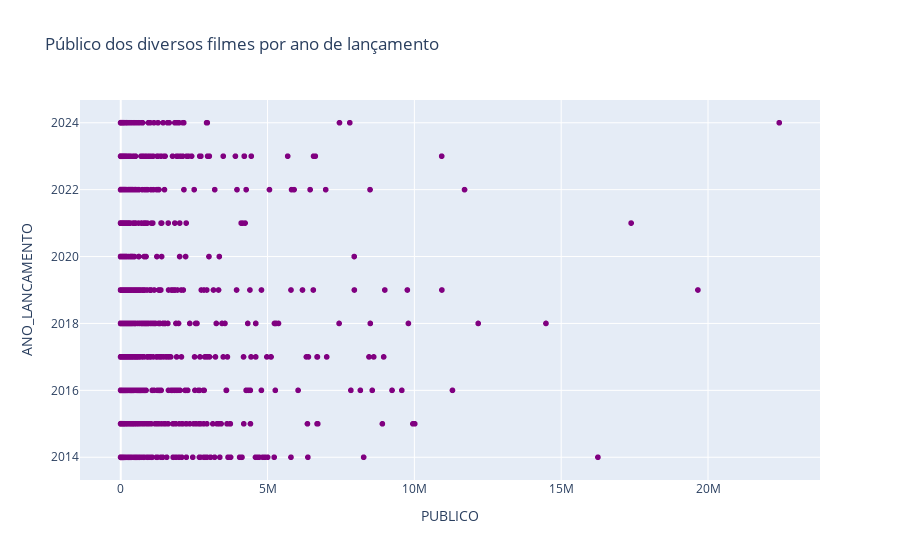

The code cell stored with this chart in its notebook:
### Markdown cell above
Mas quais são esses outliers? Vamos criar um gráfico interativo

### Code cell
df_interativo_pd = df.to_df()

fig = px.scatter(
    df_interativo_pd,
    x='PUBLICO',
    y='ANO_LANCAMENTO',
    hover_data=['TITULO_ORIGINAL'],  # Mostra o título original ao passar o mouse
    color_discrete_sequence=['purple'],  # Define a cor das bolinhas
    title='Público dos diversos filmes por ano de lançamento'
)

fig.show()

### Figure 1 — Plotly figure (JSON) as saved in the notebook; plotly's stock layout.template omitted (floating-point values rounded to 4 significant figures; data arrays with more than 128 entries replaced by an {"elided": "..."} marker saying what was removed)
{"data": [{"customdata": {"elided": "4965x1 str values"}, "hovertemplate": "PUBLICO=%{x}<br>ANO_LANCAMENTO=%{y}<br>TITULO_ORIGINAL=%{customdata[0]}<extra></extra>", "legendgroup": "", "marker": {"color": "purple", "symbol": "circle"}, "mode": "markers", "name": "", "showlegend": false, "type": "scattergl", "x": {"elided": "4965 int values"}, "xaxis": "x", "y": {"elided": "4965 int values"}, "yaxis": "y"}], "layout": {"legend": {"tracegroupgap": 0}, "title": {"text": "Público dos diversos filmes por ano de lançamento"}, "xaxis": {"anchor": "y", "domain": [0, 1], "title": {"text": "PUBLICO"}}, "yaxis": {"anchor": "x", "domain": [0, 1], "title": {"text": "ANO_LANCAMENTO"}}}}
